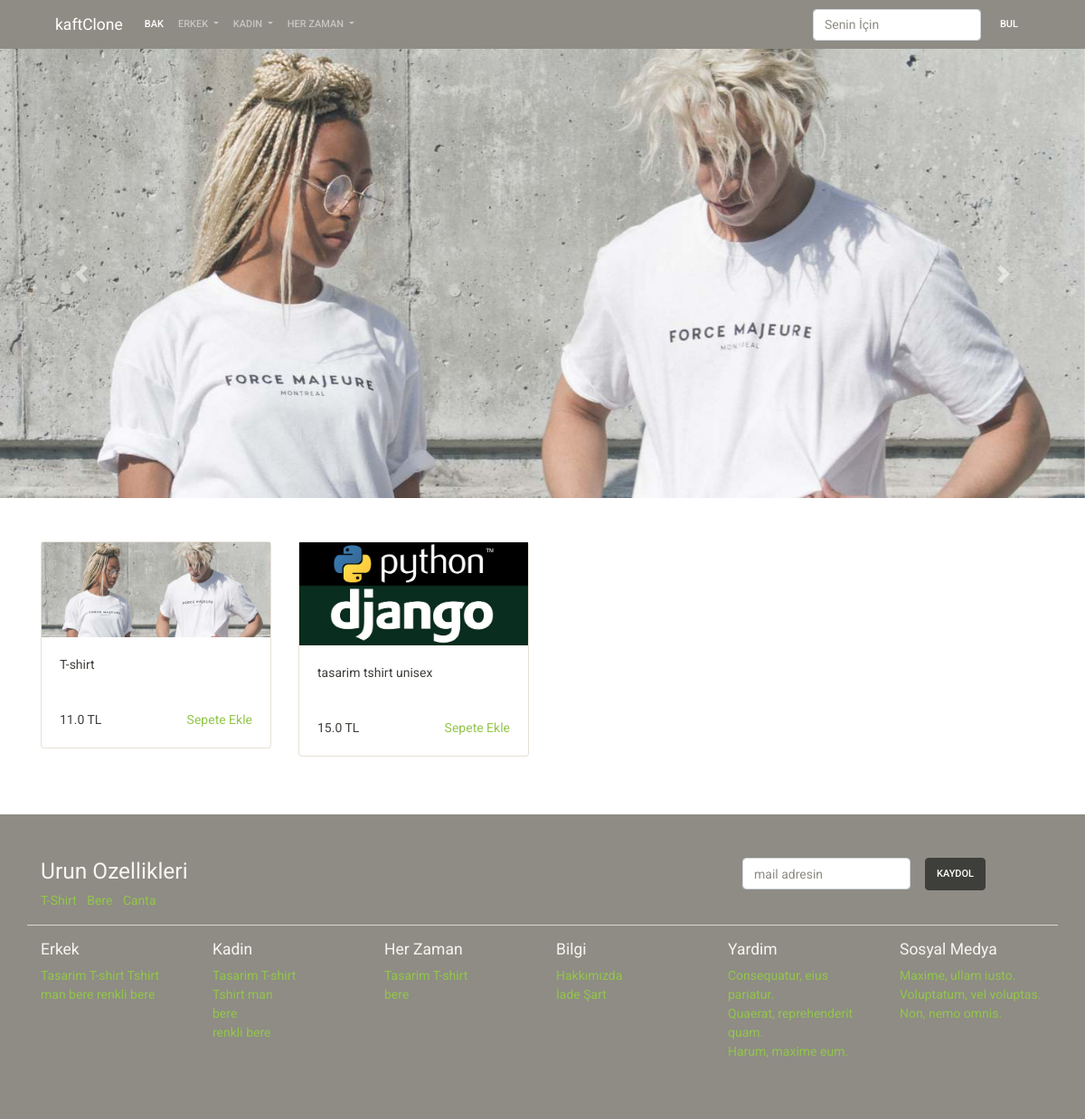
The page / on the database its author committed.
### page/models.py (models this page shows)
class Carousel(models.Model):
    title = models.CharField(max_length=200, blank=True, null=True)
    cover_image = models.ImageField(
        upload_to = 'carousel',
        null = True,
        blank= True,
    )
    status = models.CharField(
        default=DEFAULT_STATUS,
        choices=STATUS,
        max_length=10
    )
    createt_at = models.DateTimeField(auto_now_add=True)
    updated_at = models.DateTimeField(auto_now=True)

class Page(models.Model):
    title = models.CharField(max_length=200)
    slug = models.SlugField(
        max_length=200,
        default="",
    )
    content = models.TextField()
    cover_image = models.ImageField(
        upload_to = 'page',
        null = True,
        blank = True,
    )
    status = models.CharField(
        default=DEFAULT_STATUS,
        choices=STATUS,
        max_length=10
    )
    createt_at = models.DateTimeField(auto_now_add=True)
    updated_at = models.DateTimeField(auto_now=True)

### product/models.py (models this page shows, shortened)
class Product(models.Model):
    category = models.ForeignKey(
        Category,
        on_delete=models.CASCADE
    )
    title = models.CharField(max_length=200)
    slug = models.SlugField(
        max_length=200,
        default="",
    )
    content = models.TextField()
    cover_image = models.ImageField(
        upload_to = 'page',
        null = True,
        blank = True,
    )
    price = models.FloatField()
    stock = models.PositiveSmallIntegerField(default=0)
    is_home = models.BooleanField(default=False)
    status = models.CharField(
        default=DEFAULT_STATUS,
        choices=STATUS,
        max_length=10
    )
    createt_at = models.DateTimeField(auto_now_add=True)
    updated_at = models.DateTimeField(auto_now=True)

class Category(models.Model):
    title = models.CharField(max_length=200)
    slug = models.SlugField(
        max_length=200,
        default=""
    )
    status = models.CharField(
        default=DEFAULT_STATUS,
        choices=STATUS,
        max_length=10
    )
    gender = models.CharField(
        max_length=6,
        default="unisex",
        choices=GENDER_CHOICE,
    )
    createt_at = models.DateTimeField(auto_now_add=True)
    updated_at = models.DateTimeField(auto_now=True)

### page/views.py (the view)
# urls.py: path('',index,name='index'),
def index(request):
    context = dict()
    context['images'] = Carousel.objects.filter(
        status = STATUS
    ).exclude(cover_image ='')
    products = Product.objects.filter(
        is_home=True,
        status=STATUS,
        )
    context['products'] = products
    return render(request, 'home/index.html', context)

### kaft_clone/nav_context.py (called while the page is built)
def nav_data(request):
    context = dict()
    context['categories'] = Category.objects.filter(
        status=STATUS
    ).order_by('title')
    context['pages'] = Page.objects.filter(
        status = STATUS
    ).order_by('title')
    return context

### templates/home/index.html
{% extends 'base/base.html' %}
{% block content %}
{% include 'home/carousel.html' %}
<div class="container mt-5">
    <div class="row">
        {% for item in products %}
        <div class="col-sm-3">
            {% include 'product/product.html' %}
        </div>
        {% endfor %}
    </div>
</div>
{% endblock content %}

### templates/base/base.html (shortened to what this page needs)
<!DOCTYPE html>
<html lang="en">
<head>
    {% include 'base/components/head.html' %}
</head>
<body>
    {% include 'base/components/nav.html'  %}
    {% block content %}
    {% endblock content %}
    {% include 'base/components/footer.html' %}
</body>
</html>

### templates/base/components/head.html (shortened to what this page needs)
{% load static %}
<link rel="stylesheet" href="{% static 'css/bootstrap.min.css' %}">

### templates/base/components/nav.html (shortened to what this page needs)
<div class="bg-dark">
  <div class="container">
<nav class="navbar navbar-expand-lg navbar-dark ">
      <a class="navbar-brand" href="{% url 'index' %}">
        kaftClone
      </a>
      <div class="collapse navbar-collapse" id="navbarColor02">
        <ul class="navbar-nav mr-auto">
          <li class="nav-item active">
            <a class="nav-link" href="{% url 'index' %}">Bak <span class="sr-only">(current)</span></a>
          </li>
          <li class="nav-item dropdown">
              <a class="nav-link dropdown-toggle" data-toggle="dropdown" href="#" role="button" aria-haspopup="" aria-expanded="">
                  Erkek
              </a>
          </li>
          <li class="nav-item dropdown">
              <a class="nav-link dropdown-toggle" data-toggle="dropdown" href="#" role="button" aria-haspopup="" aria-expanded="">
                  Kadın
              </a>
          </li>
          <li class="nav-item dropdown">
              <a class="nav-link dropdown-toggle" data-toggle="dropdown" href="#" role="button" aria-haspopup="" aria-expanded="">
                  Her Zaman
              </a>
          </li>
        </ul>
        <form class="form-inline my-2 my-lg-0">
          <input class="form-control mr-sm-2" type="text" placeholder='Senin İçin'>
          <button class="btn btn-secondary my-2 my-sm-0" type="submit">Bul</button>
        </form>
      </div>
    </nav>
  </div>
</div>

### templates/home/carousel.html (shortened to what this page needs)
<div id="carouselExampleControls" class="carousel slide" data-ride="carousel">
  <div class="carousel-inner">
    {% for item in images  %}
    <div class="carousel-item {% if forloop.first == True %}active{% endif %}">
      <img src="{{ item.cover_image.url }}" class="d-block w-100" alt="...">
    </div>
    {% endfor %}
  </div>
  <a class="carousel-control-prev" href="#carouselExampleControls" role="button" data-slide="prev">
    <span class="carousel-control-prev-icon" aria-hidden="true"></span>
  </a>
  <a class="carousel-control-next" href="#carouselExampleControls" role="button" data-slide="next">
    <span class="carousel-control-next-icon" aria-hidden="true"></span>
  </a>
</div>

### templates/product/product.html
<div class="card mb-3">
  {% if item.cover_image %}
  <img src="{{ item.cover_image.url }}" alt="Card image" class="w-100">
  {% endif %}
    <div class="card-body">
      <p class="card-text">
        {{ item.title }}
      </p>
    </div>
  <div class="card-body">
    <span>{{ item.price }} TL</span>
    <a href="#" class="card-link float-right">Sepete Ekle</a>
  </div>
</div>

### templates/base/components/footer.html (shortened to what this page needs)
<div class="bg-dark py-5 mt-5">
    <div class="container">
        <div class="row">
            <div class="col-sm-8">
                <h3 class="text-light">Urun Ozellikleri</h3>
                <ul class="list-inline">
                    <li class="list-inline-item">
                        <a href="">T-Shirt</a>
                    </li>
                    <li class="list-inline-item">
                        <a href="">Bere</a>
                    </li>
                    <li class="list-inline-item">
                        <a href="">Canta</a>
                    </li>
                </ul>
            </div>
            <div class="col-sm-4">
                <form class="form-inline">
                    <div class="form-group mx-sm-3 mb-2">
                        <input type="email" class="form-control" id="ebulten" placeholder="mail adresin">
                    </div>
                    <button type="submit" class="btn btn-dark mb-2">Kaydol</button>
                    </form>
            </div>
        </div>
        <div class="row border-top mb-3"></div>
        <div class="row">
            <div class="col-sm-2">
                <h5 class="text-light">Erkek</h5>
                <ul class="list-unstyled">
                    {% for item in categories %}
                        {% if item.gender == "men" or item.gender == "unisex" %}
                            <a class="list-item" href="{% url 'category_show' category_slug=item.slug %}">
                            {{ item.title }}
                            </a>
                        {% endif %}
                    {% endfor %}
                </ul>
            </div>
            <div class="col-sm-2">
                <h5 class="text-light">Kadin</h5>
                <ul class="list-unstyled">
                    {% for item in categories %}
                        {% if item.gender == "men" or item.gender == "unisex" %}
                        <li class="list-item">
                        <a class="" href="{% url 'category_show' category_slug=item.slug %}">
                           {{ item.title }}
                        </a>
                        </li>
                        {% endif %}
                    {% endfor %}
                </ul>
            </div>
            <div class="col-sm-2">
                <h5 class="text-light">Her Zaman</h5>
                <ul class="list-unstyled">
                    {% for item in categories %}
                        {% if item.gender == "unisex" %}
                            <li class="list-item">
                            <a class="" href="{% url 'category_show' category_slug=item.slug %}">
                                {{ item.title }}
                            </a>
                            </li>
                        {% endif %}
                    {% endfor %}
                </ul>
            </div>
            <div class="col-sm-2">
                <h5 class="text-light">Bilgi</h5>
                <ul class="list-unstyled">
                    {% for item in pages %}
                        <li>
                            <a href="{% url 'page_show' slug=item.slug %}">
                            {{ item.title }}
                            </a>
                        </li>
                    {% endfor %}
                </ul>
            </div>
            <div class="col-sm-2">
                <h5 class="text-light">Yardim</h5>
                <ul class="list-unstyled">
                    <li><a href="">Consequatur, eius pariatur.</a></li>
                    <li><a href="">Quaerat, reprehenderit quam.</a></li>
                    <li><a href="">Harum, maxime eum.</a></li>
                </ul>
            </div>
            <div class="col-sm-2">
                <h5 class="text-light">Sosyal Medya</h5>
                <ul class="list-unstyled text-white">
                    <li><a href="" >Maxime, ullam iusto.</a></li>
                    <li><a href="" >Voluptatum, vel voluptas.</a></li>
                    <li><a href="" >Non, nemo omnis.</a></li>
                </ul>
            </div>
        </div>
    </div>
</div>

### templates/base/components/footer_scripts.html (shortened to what this page needs)
{% load static %}

### rows shown on the page
Carousel: cover_image (picture)
Product: cover_image (picture), title "T-shirt", price "11.0"
Product: cover_image (picture), title "tasarim tshirt unisex", price "15.0"
Category: title "Tasarim T-shirt"
Category: title "Tshirt man"
Category: title "bere"
Category: title "renkli bere"
Page: title "Hakkımızda"
Page: title "İade Şart"
